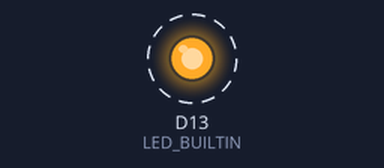
Recording of a sketch running on a simulated Arduino Zero (SAMD21). Shown: output pins drawn as LEDs (lit = HIGH). Dashed ring = blinking. What the sketch prints to the serial monitor is not drawn.

Above: at 0.5 s.
Timing chart, 0 to 4.6 s (numbered marks = the images above):
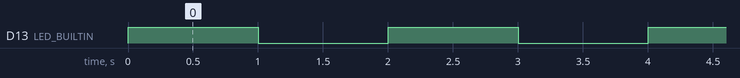

The sketch:

Blink.ino
```cpp
#define LED_BUILTIN 13


// the setup function runs once when you press reset or power the board
void setup() {
  // initialize digital pin LED_BUILTIN as an output.
  pinMode(LED_BUILTIN, OUTPUT);
  SerialUSB.begin(115200);

}

// the loop function runs over and over again forever
void loop() {
  SerialUSB.print("Test .. ");
  digitalWrite(LED_BUILTIN, HIGH);   // turn the LED on (HIGH is the voltage level)
  delay(1000);                       // wait for a second
  digitalWrite(LED_BUILTIN, LOW);    // turn the LED off by making the voltage LOW
  delay(1000);                       // wait for a second
}
```

Measured:
- by itself, D13 (LED_BUILTIN): alternates HIGH for 1.0 s and LOW for 1.0 s
